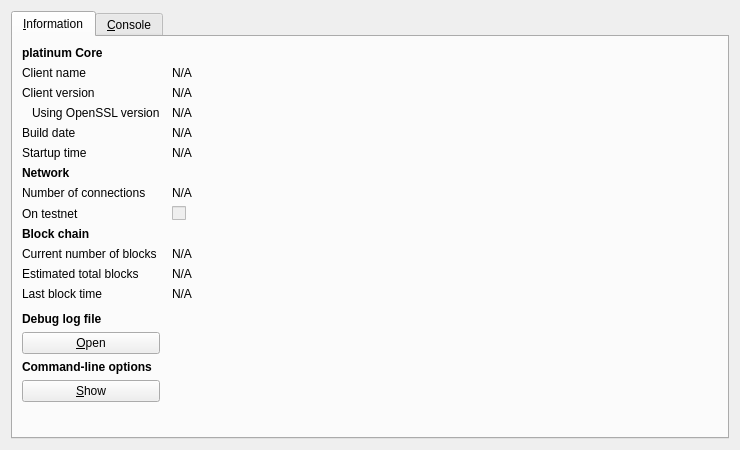
<?xml version="1.0" encoding="UTF-8"?>
<ui version="4.0">
 <class>RPCConsole</class>
 <widget class="QDialog" name="RPCConsole">
  <property name="geometry">
   <rect>
    <x>0</x>
    <y>0</y>
    <width>740</width>
    <height>450</height>
   </rect>
  </property>
  <property name="windowTitle">
   <string>platinum - Debug window</string>
  </property>
  <layout class="QVBoxLayout" name="verticalLayout_2">
   <item>
    <widget class="QTabWidget" name="tabWidget">
     <property name="currentIndex">
      <number>0</number>
     </property>
     <widget class="QWidget" name="tab_info">
      <attribute name="title">
       <string>&amp;Information</string>
      </attribute>
      <layout class="QGridLayout" name="gridLayout" columnstretch="0,1">
       <property name="horizontalSpacing">
        <number>12</number>
       </property>
       <item row="0" column="0">
        <widget class="QLabel" name="label_9">
         <property name="font">
          <font>
           <weight>75</weight>
           <bold>true</bold>
          </font>
         </property>
         <property name="text">
          <string>platinum Core</string>
         </property>
        </widget>
       </item>
       <item row="1" column="0">
        <widget class="QLabel" name="label_5">
         <property name="text">
          <string>Client name</string>
         </property>
        </widget>
       </item>
       <item row="1" column="1">
        <widget class="QLabel" name="clientName">
         <property name="cursor">
          <cursorShape>IBeamCursor</cursorShape>
         </property>
         <property name="text">
          <string>N/A</string>
         </property>
         <property name="textFormat">
          <enum>Qt::PlainText</enum>
         </property>
         <property name="textInteractionFlags">
          <set>Qt::LinksAccessibleByMouse|Qt::TextSelectableByKeyboard|Qt::TextSelectableByMouse</set>
         </property>
        </widget>
       </item>
       <item row="2" column="0">
        <widget class="QLabel" name="label_6">
         <property name="text">
          <string>Client version</string>
         </property>
        </widget>
       </item>
       <item row="2" column="1">
        <widget class="QLabel" name="clientVersion">
         <property name="cursor">
          <cursorShape>IBeamCursor</cursorShape>
         </property>
         <property name="text">
          <string>N/A</string>
         </property>
         <property name="textFormat">
          <enum>Qt::PlainText</enum>
         </property>
         <property name="textInteractionFlags">
          <set>Qt::LinksAccessibleByMouse|Qt::TextSelectableByKeyboard|Qt::TextSelectableByMouse</set>
         </property>
        </widget>
       </item>
       <item row="3" column="0">
        <widget class="QLabel" name="label_14">
         <property name="text">
          <string>Using OpenSSL version</string>
         </property>
         <property name="indent">
          <number>10</number>
         </property>
        </widget>
       </item>
       <item row="3" column="1">
        <widget class="QLabel" name="openSSLVersion">
         <property name="cursor">
          <cursorShape>IBeamCursor</cursorShape>
         </property>
         <property name="text">
          <string>N/A</string>
         </property>
         <property name="textFormat">
          <enum>Qt::PlainText</enum>
         </property>
         <property name="textInteractionFlags">
          <set>Qt::LinksAccessibleByMouse|Qt::TextSelectableByKeyboard|Qt::TextSelectableByMouse</set>
         </property>
        </widget>
       </item>
       <item row="4" column="0">
        <widget class="QLabel" name="label_12">
         <property name="text">
          <string>Build date</string>
         </property>
        </widget>
       </item>
       <item row="4" column="1">
        <widget class="QLabel" name="buildDate">
         <property name="cursor">
          <cursorShape>IBeamCursor</cursorShape>
         </property>
         <property name="text">
          <string>N/A</string>
         </property>
         <property name="textFormat">
          <enum>Qt::PlainText</enum>
         </property>
         <property name="textInteractionFlags">
          <set>Qt::LinksAccessibleByMouse|Qt::TextSelectableByKeyboard|Qt::TextSelectableByMouse</set>
         </property>
        </widget>
       </item>
       <item row="5" column="0">
        <widget class="QLabel" name="label_13">
         <property name="text">
          <string>Startup time</string>
         </property>
        </widget>
       </item>
       <item row="5" column="1">
        <widget class="QLabel" name="startupTime">
         <property name="cursor">
          <cursorShape>IBeamCursor</cursorShape>
         </property>
         <property name="text">
          <string>N/A</string>
         </property>
         <property name="textFormat">
          <enum>Qt::PlainText</enum>
         </property>
         <property name="textInteractionFlags">
          <set>Qt::LinksAccessibleByMouse|Qt::TextSelectableByKeyboard|Qt::TextSelectableByMouse</set>
         </property>
        </widget>
       </item>
       <item row="6" column="0">
        <widget class="QLabel" name="label_11">
         <property name="font">
          <font>
           <weight>75</weight>
           <bold>true</bold>
          </font>
         </property>
         <property name="text">
          <string>Network</string>
         </property>
        </widget>
       </item>
       <item row="7" column="0">
        <widget class="QLabel" name="label_7">
         <property name="text">
          <string>Number of connections</string>
         </property>
        </widget>
       </item>
       <item row="7" column="1">
        <widget class="QLabel" name="numberOfConnections">
         <property name="cursor">
          <cursorShape>IBeamCursor</cursorShape>
         </property>
         <property name="text">
          <string>N/A</string>
         </property>
         <property name="textFormat">
          <enum>Qt::PlainText</enum>
         </property>
         <property name="textInteractionFlags">
          <set>Qt::LinksAccessibleByMouse|Qt::TextSelectableByKeyboard|Qt::TextSelectableByMouse</set>
         </property>
        </widget>
       </item>
       <item row="8" column="0">
        <widget class="QLabel" name="label_8">
         <property name="text">
          <string>On testnet</string>
         </property>
        </widget>
       </item>
       <item row="8" column="1">
        <widget class="QCheckBox" name="isTestNet">
         <property name="enabled">
          <bool>false</bool>
         </property>
         <property name="text">
          <string/>
         </property>
        </widget>
       </item>
       <item row="9" column="0">
        <widget class="QLabel" name="label_10">
         <property name="font">
          <font>
           <weight>75</weight>
           <bold>true</bold>
          </font>
         </property>
         <property name="text">
          <string>Block chain</string>
         </property>
        </widget>
       </item>
       <item row="10" column="0">
        <widget class="QLabel" name="label_3">
         <property name="text">
          <string>Current number of blocks</string>
         </property>
        </widget>
       </item>
       <item row="10" column="1">
        <widget class="QLabel" name="numberOfBlocks">
         <property name="cursor">
          <cursorShape>IBeamCursor</cursorShape>
         </property>
         <property name="text">
          <string>N/A</string>
         </property>
         <property name="textFormat">
          <enum>Qt::PlainText</enum>
         </property>
         <property name="textInteractionFlags">
          <set>Qt::LinksAccessibleByMouse|Qt::TextSelectableByKeyboard|Qt::TextSelectableByMouse</set>
         </property>
        </widget>
       </item>
       <item row="11" column="0">
        <widget class="QLabel" name="label_4">
         <property name="text">
          <string>Estimated total blocks</string>
         </property>
        </widget>
       </item>
       <item row="11" column="1">
        <widget class="QLabel" name="totalBlocks">
         <property name="cursor">
          <cursorShape>IBeamCursor</cursorShape>
         </property>
         <property name="text">
          <string>N/A</string>
         </property>
         <property name="textFormat">
          <enum>Qt::PlainText</enum>
         </property>
         <property name="textInteractionFlags">
          <set>Qt::LinksAccessibleByMouse|Qt::TextSelectableByKeyboard|Qt::TextSelectableByMouse</set>
         </property>
        </widget>
       </item>
       <item row="12" column="0">
        <widget class="QLabel" name="label_2">
         <property name="text">
          <string>Last block time</string>
         </property>
        </widget>
       </item>
       <item row="12" column="1">
        <widget class="QLabel" name="lastBlockTime">
         <property name="cursor">
          <cursorShape>IBeamCursor</cursorShape>
         </property>
         <property name="text">
          <string>N/A</string>
         </property>
         <property name="textFormat">
          <enum>Qt::PlainText</enum>
         </property>
         <property name="textInteractionFlags">
          <set>Qt::LinksAccessibleByMouse|Qt::TextSelectableByKeyboard|Qt::TextSelectableByMouse</set>
         </property>
        </widget>
       </item>
       <item row="13" column="0">
        <spacer name="verticalSpacer_2">
         <property name="orientation">
          <enum>Qt::Vertical</enum>
         </property>
         <property name="sizeHint" stdset="0">
          <size>
           <width>20</width>
           <height>20</height>
          </size>
         </property>
        </spacer>
       </item>
       <item row="14" column="0">
        <widget class="QLabel" name="labelDebugLogfile">
         <property name="font">
          <font>
           <weight>75</weight>
           <bold>true</bold>
          </font>
         </property>
         <property name="text">
          <string>Debug log file</string>
         </property>
        </widget>
       </item>
       <item row="15" column="0">
        <widget class="QPushButton" name="openDebugLogfileButton">
         <property name="toolTip">
          <string>Open the platinum debug log file from the current data directory. This can take a few seconds for large log files.</string>
         </property>
         <property name="text">
          <string>&amp;Open</string>
         </property>
         <property name="autoDefault">
          <bool>false</bool>
         </property>
        </widget>
       </item>
       <item row="16" column="0">
        <widget class="QLabel" name="labelCLOptions">
         <property name="font">
          <font>
           <weight>75</weight>
           <bold>true</bold>
          </font>
         </property>
         <property name="text">
          <string>Command-line options</string>
         </property>
        </widget>
       </item>
       <item row="17" column="0">
        <widget class="QPushButton" name="showCLOptionsButton">
         <property name="toolTip">
          <string>Show the platinum-Qt help message to get a list with possible platinum command-line options.</string>
         </property>
         <property name="text">
          <string>&amp;Show</string>
         </property>
         <property name="autoDefault">
          <bool>false</bool>
         </property>
        </widget>
       </item>
       <item row="18" column="0">
        <spacer name="verticalSpacer">
         <property name="orientation">
          <enum>Qt::Vertical</enum>
         </property>
         <property name="sizeHint" stdset="0">
          <size>
           <width>20</width>
           <height>40</height>
          </size>
         </property>
        </spacer>
       </item>
      </layout>
     </widget>
     <widget class="QWidget" name="tab_console">
      <attribute name="title">
       <string>&amp;Console</string>
      </attribute>
      <layout class="QVBoxLayout" name="verticalLayout_3">
       <property name="spacing">
        <number>3</number>
       </property>
       <item>
        <widget class="QTextEdit" name="messagesWidget">
         <property name="minimumSize">
          <size>
           <width>0</width>
           <height>100</height>
          </size>
         </property>
         <property name="readOnly">
          <bool>true</bool>
         </property>
         <property name="tabKeyNavigation" stdset="0">
          <bool>false</bool>
         </property>
         <property name="columnCount" stdset="0">
          <number>2</number>
         </property>
        </widget>
       </item>
       <item>
        <layout class="QHBoxLayout" name="horizontalLayout">
         <property name="spacing">
          <number>3</number>
         </property>
         <item>
          <widget class="QLabel" name="label">
           <property name="text">
            <string notr="true">&gt;</string>
           </property>
          </widget>
         </item>
         <item>
          <widget class="QLineEdit" name="lineEdit"/>
         </item>
         <item>
          <widget class="QPushButton" name="clearButton">
           <property name="maximumSize">
            <size>
             <width>24</width>
             <height>24</height>
            </size>
           </property>
           <property name="toolTip">
            <string>Clear console</string>
           </property>
           <property name="text">
            <string/>
           </property>
           <property name="icon">
            <iconset resource="../bitcoin.qrc">
             <normaloff>:/icons/remove</normaloff>:/icons/remove</iconset>
           </property>
           <property name="shortcut">
            <string notr="true">Ctrl+L</string>
           </property>
           <property name="autoDefault">
            <bool>false</bool>
           </property>
          </widget>
         </item>
        </layout>
       </item>
      </layout>
     </widget>
    </widget>
   </item>
  </layout>
 </widget>
 <resources>
  <include location="../bitcoin.qrc"/>
 </resources>
 <connections/>
</ui>
